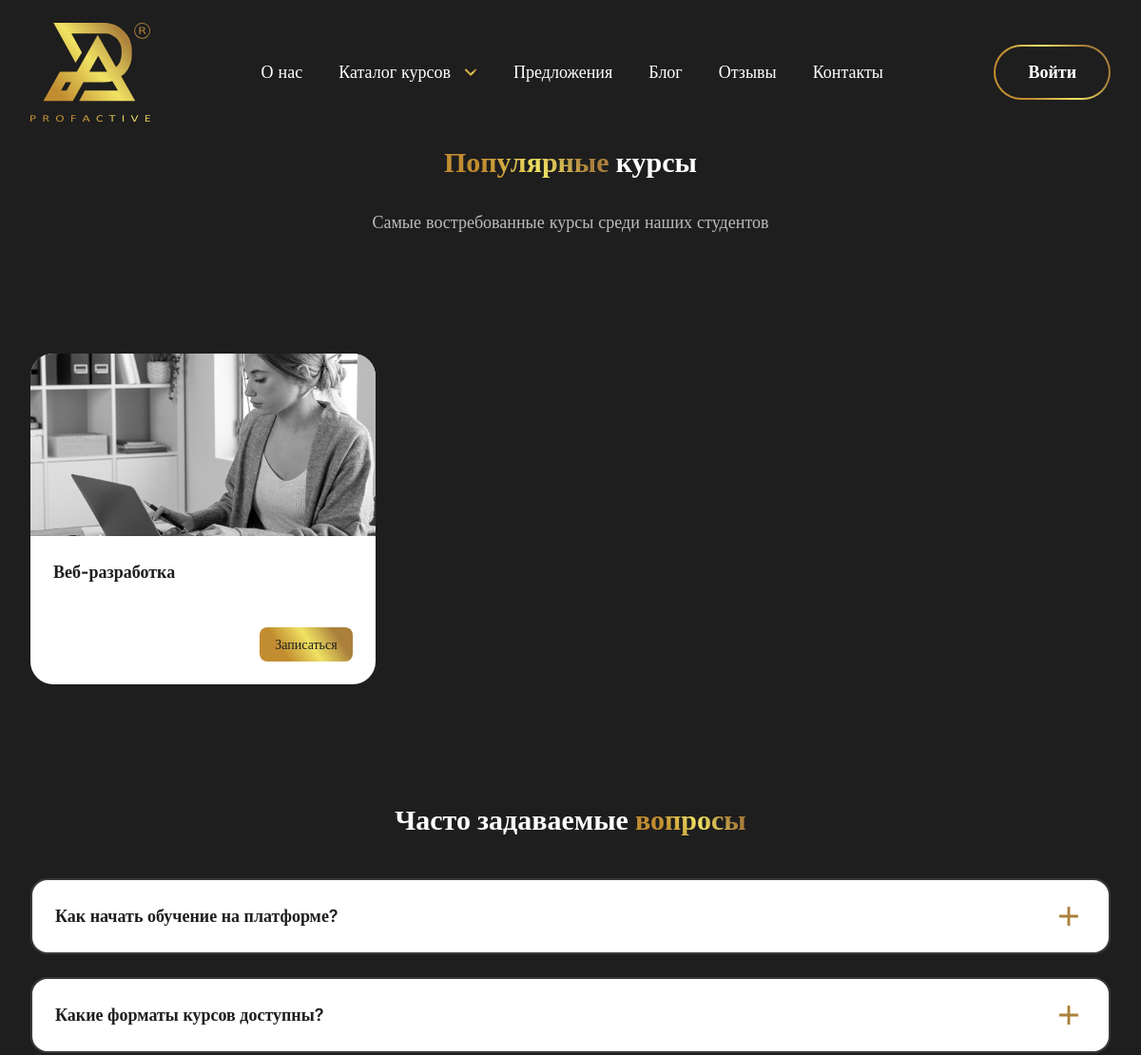
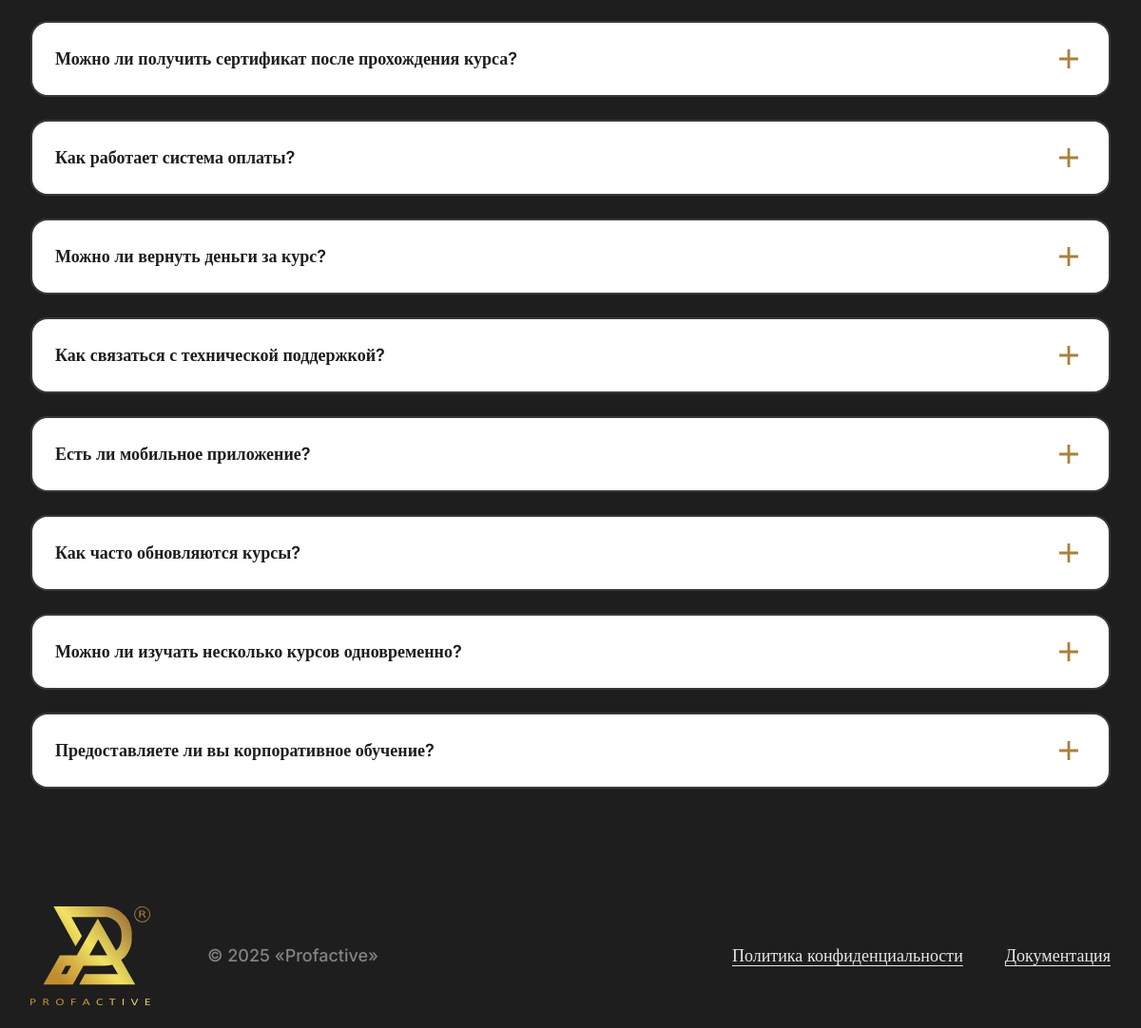
Page /popular/ on the committed database (2 pictures, top to bottom).
### apps/website/models.py (models this page shows, shortened)
class FAQ(models.Model):
    question = models.CharField(
        max_length=500,
        verbose_name="Вопрос",
        help_text="FAQ вопрос"
    )
    answer = models.TextField(
        verbose_name="Ответ",
        help_text="FAQ ответ"
    )
    category = models.CharField(
        max_length=100,
        verbose_name="Категория",
        help_text="FAQ категория",
        blank=True,
        null=True
    )
    is_active = models.BooleanField(
        default=True,
        verbose_name="Активен",
        help_text="Активен ли FAQ"
    )
    order = models.PositiveIntegerField(
        default=0,
        verbose_name="Порядок",
        help_text="Порядок отображения"
    )
    created_at = models.DateTimeField(
        auto_now_add=True,
        verbose_name="Дата создания"
    )
    updated_at = models.DateTimeField(
        auto_now=True,
        verbose_name="Дата обновления"
    )
    class Meta:
        verbose_name = "FAQ"
        verbose_name_plural = "1. FAQ"
        ordering = ['order', 'created_at']

### apps/website/views.py (the view)
# urls.py: path('popular/', views.popular_courses, name='popular_courses'),
def popular(request):
    return render(request, 'popular.html')

### apps/website/context_processors.py (called while the page is built)
def faq_context(request):
    return {
        'faqs': FAQ.objects.filter(is_active=True).order_by('order', 'created_at')
    }

### templates/popular.html (shortened to what this page needs)
{% extends 'base.html' %}
{% load static %}
{% block content %}
<section class="max-sm:pt-15 max-md:pt-20 max-lg:pt-32.5 mb-12 md:mb-20 lg:mb-31">
  <div class="text-center">
    <h1 class="font-bold text-2xl md:text-3xl lg:text-basic-40 mb-8" data-aos="fade-up">
      <span class="text-gradient-display">Популярные</span> курсы
    </h1>
    <p class="text-lg text-white/70 max-w-3xl mx-auto" data-aos="fade-up" data-aos-delay="100">
      Самые востребованные курсы среди наших студентов
    </p>
  </div>
</section>
<section class="mb-12 md:mb-20 lg:mb-31">
  <div class="grid sm:grid-cols-2 lg:grid-cols-3 gap-6" data-aos="fade-up" data-aos-delay="200">
    <div class="bg-white rounded-3xl overflow-hidden" data-aos="fade-up" data-aos-delay="300">
      <div class="h-48 w-full relative overflow-hidden">
        <img class="relative z-0 size-full object-cover" src="{% static 'assets/images/main-hero.png' %}" alt="Course">
      </div>
      <div class="p-6">
        <h3 class="text-lg font-semibold text-primary mb-2">Веб-разработка</h3>
        <p class="text-primary/70 text-sm mb-4">Изучите современные технологии</p>
        <div class="flex items-center justify-between">
          <span class="text-brand-yellow-500 font-semibold">49,000 ₽</span>
          <a href="#" class="bg-gradient-display text-primary px-4 py-2 rounded-lg text-sm font-medium">Записаться</a>
        </div>
      </div>
    </div>
  </div>
</section>
{% endblock %}

### templates/components/faq_component.html (shortened to what this page needs)
<section class="mt-6 mb-12 md:mb-20 lg:mb-31" id="faq-section" data-aos="fade-up">
  <div class="container-base">
    <h2 class="text-2xl md:text-3xl lg:text-basic-40 md:text-center mb-5 md:mb-8 lg:mb-11" data-aos="fade-up" data-aos-delay="100">
      Часто задаваемые
      <span class="text-gradient-display">вопросы</span>
    </h2>
    <div class="font-semibold space-y-4 lg:space-y-6" data-aos="fade-up" data-aos-delay="200">
      {% if faqs %}
        {% for faq in faqs %}
          <div x-data="{ open: false }" class="w-full" data-aos="fade-up" data-aos-delay="{{ forloop.counter0|add:300 }}">
            <button @click="open = !open"
              class="text-left bg-white w-full flex items-center justify-between border-2 border-brand-gray-700 rounded-[18px] py-3 lg:py-5 px-4 lg:px-6">
              <span class="text-lg/5 lg:text-basic-23/8.5 text-primary">
                {{ faq.question }}
              </span>
              <div class="p-2">
                <svg :class="open ? 'rotate-45' : ''" class="transition-transform duration-300" width="20" height="20"
                  viewBox="0 0 20 20" fill="none" xmlns="http://www.w3.org/2000/svg">
                  <path
                    d="M8.58325 8.5835V0.0834961H11.4166V8.5835H19.9166V11.4168H11.4166V19.9168H8.58325V11.4168H0.083252V8.5835H8.58325Z"
                    fill="#AB803B" />
                </svg>
              </div>
            </button>
          </div>
        {% endfor %}
      {% else %}
        <div class="text-center py-12">
          <div class="text-primary/50 text-lg">
            Пока нет вопросов
          </div>
        </div>
      {% endif %}
    </div>
  </div>
</section>

### rows in the picture
FAQ: question "Как начать обучение на платформе?"
FAQ: question "Какие форматы курсов доступны?"
FAQ: question "Можно ли получить сертификат после прохождения курса?"
FAQ: question "Как работает система оплаты?"
FAQ: question "Можно ли вернуть деньги за курс?"
FAQ: question "Как связаться с технической поддержкой?"
FAQ: question "Есть ли мобильное приложение?"
FAQ: question "Как часто обновляются курсы?"
FAQ: question "Можно ли изучать несколько курсов одновременно?"
FAQ: question "Предоставляете ли вы корпоративное обучение?"
